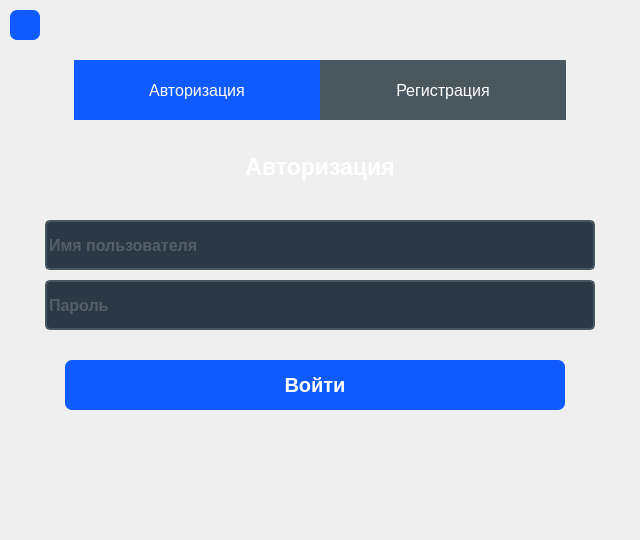
<?xml version="1.0" encoding="UTF-8"?>
<ui version="4.0">
 <class>Authorization</class>
 <widget class="QWidget" name="Authorization">
  <property name="geometry">
   <rect>
    <x>0</x>
    <y>0</y>
    <width>640</width>
    <height>540</height>
   </rect>
  </property>
  <property name="minimumSize">
   <size>
    <width>640</width>
    <height>540</height>
   </size>
  </property>
  <property name="maximumSize">
   <size>
    <width>640</width>
    <height>540</height>
   </size>
  </property>
  <property name="windowTitle">
   <string>Form</string>
  </property>
  <property name="autoFillBackground">
   <bool>false</bool>
  </property>
  <property name="styleSheet">
   <string notr="true"/>
  </property>
  <widget class="QLineEdit" name="passwordEdit">
   <property name="geometry">
    <rect>
     <x>45</x>
     <y>280</y>
     <width>550</width>
     <height>50</height>
    </rect>
   </property>
   <property name="sizePolicy">
    <sizepolicy hsizetype="Minimum" vsizetype="Fixed">
     <horstretch>0</horstretch>
     <verstretch>0</verstretch>
    </sizepolicy>
   </property>
   <property name="minimumSize">
    <size>
     <width>550</width>
     <height>50</height>
    </size>
   </property>
   <property name="maximumSize">
    <size>
     <width>608</width>
     <height>70</height>
    </size>
   </property>
   <property name="font">
    <font>
     <pointsize>12</pointsize>
     <weight>75</weight>
     <bold>true</bold>
     <stylestrategy>PreferAntialias</stylestrategy>
    </font>
   </property>
   <property name="styleSheet">
    <string notr="true">QLineEdit
{
	background-color: rgb(44, 56, 68);
	border-style: solid;
	border-color: rgb(74, 87, 94);
	border-width: 2;
	border-radius: 5px;
	color: rgb(126,132,138)
}
</string>
   </property>
   <property name="echoMode">
    <enum>QLineEdit::Password</enum>
   </property>
   <property name="alignment">
    <set>Qt::AlignLeading|Qt::AlignLeft|Qt::AlignVCenter</set>
   </property>
   <property name="placeholderText">
    <string>Пароль</string>
   </property>
  </widget>
  <widget class="QLineEdit" name="loginEdit">
   <property name="geometry">
    <rect>
     <x>45</x>
     <y>220</y>
     <width>550</width>
     <height>50</height>
    </rect>
   </property>
   <property name="sizePolicy">
    <sizepolicy hsizetype="Minimum" vsizetype="Ignored">
     <horstretch>0</horstretch>
     <verstretch>0</verstretch>
    </sizepolicy>
   </property>
   <property name="minimumSize">
    <size>
     <width>550</width>
     <height>50</height>
    </size>
   </property>
   <property name="maximumSize">
    <size>
     <width>400</width>
     <height>70</height>
    </size>
   </property>
   <property name="font">
    <font>
     <pointsize>12</pointsize>
     <weight>75</weight>
     <bold>true</bold>
     <stylestrategy>PreferAntialias</stylestrategy>
    </font>
   </property>
   <property name="contextMenuPolicy">
    <enum>Qt::DefaultContextMenu</enum>
   </property>
   <property name="layoutDirection">
    <enum>Qt::LeftToRight</enum>
   </property>
   <property name="autoFillBackground">
    <bool>false</bool>
   </property>
   <property name="styleSheet">
    <string notr="true">QLineEdit
{
	background-color: rgb(44, 56, 68);
	border-style: solid;
	border-color: rgb(74, 87, 94);
	border-width: 2;
	border-radius: 5px;
	color: rgb(126,132,138)
}
</string>
   </property>
   <property name="alignment">
    <set>Qt::AlignLeading|Qt::AlignLeft|Qt::AlignVCenter</set>
   </property>
   <property name="dragEnabled">
    <bool>false</bool>
   </property>
   <property name="placeholderText">
    <string>Имя пользователя</string>
   </property>
   <property name="cursorMoveStyle">
    <enum>Qt::LogicalMoveStyle</enum>
   </property>
  </widget>
  <widget class="QLabel" name="label">
   <property name="geometry">
    <rect>
     <x>20</x>
     <y>150</y>
     <width>600</width>
     <height>34</height>
    </rect>
   </property>
   <property name="font">
    <font>
     <pointsize>17</pointsize>
     <weight>75</weight>
     <bold>true</bold>
    </font>
   </property>
   <property name="styleSheet">
    <string notr="true">color:white</string>
   </property>
   <property name="text">
    <string>Авторизация</string>
   </property>
   <property name="alignment">
    <set>Qt::AlignCenter</set>
   </property>
  </widget>
  <widget class="QPushButton" name="loginButton">
   <property name="geometry">
    <rect>
     <x>65</x>
     <y>360</y>
     <width>500</width>
     <height>50</height>
    </rect>
   </property>
   <property name="sizePolicy">
    <sizepolicy hsizetype="Ignored" vsizetype="Fixed">
     <horstretch>0</horstretch>
     <verstretch>0</verstretch>
    </sizepolicy>
   </property>
   <property name="minimumSize">
    <size>
     <width>0</width>
     <height>50</height>
    </size>
   </property>
   <property name="maximumSize">
    <size>
     <width>9999999</width>
     <height>9999999</height>
    </size>
   </property>
   <property name="font">
    <font>
     <family>Nirmala UI</family>
     <pointsize>15</pointsize>
     <weight>75</weight>
     <bold>true</bold>
    </font>
   </property>
   <property name="cursor">
    <cursorShape>PointingHandCursor</cursorShape>
   </property>
   <property name="styleSheet">
    <string notr="true">QPushButton
{
	background-color: rgb(15, 91, 255);
	border-radius: 7px;
	color:white
}

QPushButton::Pressed
{
background-color: rgb(74, 87, 94);
border-radius: 7px;
color:white
}

QPushButton::Released
{
	background-color: rgb(15, 91, 255);
	border-radius: 7px;	
	color:white
}</string>
   </property>
   <property name="text">
    <string>Войти</string>
   </property>
  </widget>
  <widget class="QFrame" name="horizontalFrame">
   <property name="geometry">
    <rect>
     <x>65</x>
     <y>50</y>
     <width>510</width>
     <height>80</height>
    </rect>
   </property>
   <property name="styleSheet">
    <string notr="true">QFrame
{
	border-style:solid;
	border-width:0px;
	border-radius:0px;
}</string>
   </property>
   <layout class="QHBoxLayout" name="horizontalLayout">
    <property name="spacing">
     <number>0</number>
    </property>
    <item>
     <widget class="QPushButton" name="authorizationButton">
      <property name="minimumSize">
       <size>
        <width>245</width>
        <height>60</height>
       </size>
      </property>
      <property name="font">
       <font>
        <pointsize>12</pointsize>
       </font>
      </property>
      <property name="styleSheet">
       <string notr="true">QPushButton
{
	background-color: rgb(15, 91, 255);
	border-radius: 0px;
color: white;
}</string>
      </property>
      <property name="text">
       <string>Авторизация</string>
      </property>
     </widget>
    </item>
    <item>
     <widget class="QPushButton" name="registrationButton">
      <property name="minimumSize">
       <size>
        <width>245</width>
        <height>60</height>
       </size>
      </property>
      <property name="font">
       <font>
        <pointsize>12</pointsize>
       </font>
      </property>
      <property name="styleSheet">
       <string notr="true">QPushButton{
background-color: rgb(74, 87, 94);
border-radius: 0px;
color: white;
}</string>
      </property>
      <property name="text">
       <string>Регистрация</string>
      </property>
     </widget>
    </item>
   </layout>
  </widget>
  <widget class="QLabel" name="messageLable">
   <property name="geometry">
    <rect>
     <x>100</x>
     <y>440</y>
     <width>480</width>
     <height>30</height>
    </rect>
   </property>
   <property name="sizePolicy">
    <sizepolicy hsizetype="Minimum" vsizetype="Preferred">
     <horstretch>0</horstretch>
     <verstretch>0</verstretch>
    </sizepolicy>
   </property>
   <property name="minimumSize">
    <size>
     <width>0</width>
     <height>30</height>
    </size>
   </property>
   <property name="maximumSize">
    <size>
     <width>608</width>
     <height>50</height>
    </size>
   </property>
   <property name="font">
    <font>
     <pointsize>10</pointsize>
    </font>
   </property>
   <property name="styleSheet">
    <string notr="true"/>
   </property>
   <property name="text">
    <string/>
   </property>
   <property name="alignment">
    <set>Qt::AlignCenter</set>
   </property>
  </widget>
  <widget class="ButtonImage" name="settingsButton">
   <property name="geometry">
    <rect>
     <x>10</x>
     <y>10</y>
     <width>30</width>
     <height>30</height>
    </rect>
   </property>
   <property name="styleSheet">
    <string notr="true">QPushButton
{
	background-color: rgb(15, 91, 255);
	border-radius: 7px;
	color:white
}

QPushButton::Pressed
{
background-color: rgb(25,68,84);
border-radius: 7px;
color:white
}

QPushButton::Released
{
	background-color: rgb(15, 91, 255);
	border-radius: 7px;	
	color:white
}</string>
   </property>
   <property name="text">
    <string/>
   </property>
  </widget>
 </widget>
 <customwidgets>
  <customwidget>
   <class>ButtonImage</class>
   <extends>QPushButton</extends>
   <header>Other/buttonimage.h</header>
  </customwidget>
 </customwidgets>
 <tabstops>
  <tabstop>loginEdit</tabstop>
  <tabstop>passwordEdit</tabstop>
  <tabstop>loginButton</tabstop>
  <tabstop>authorizationButton</tabstop>
  <tabstop>registrationButton</tabstop>
  <tabstop>settingsButton</tabstop>
 </tabstops>
 <resources/>
 <connections/>
</ui>
